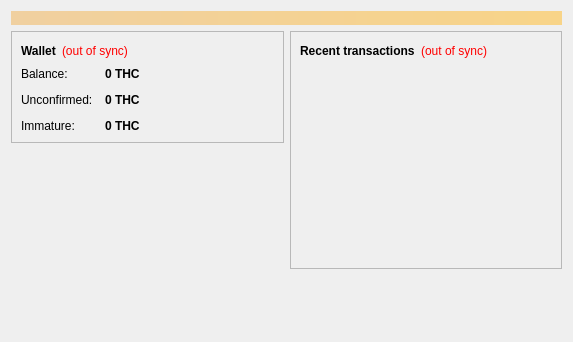
<?xml version="1.0" encoding="UTF-8"?>
<ui version="4.0">
 <class>OverviewPage</class>
 <widget class="QWidget" name="OverviewPage">
  <property name="geometry">
   <rect>
    <x>0</x>
    <y>0</y>
    <width>573</width>
    <height>342</height>
   </rect>
  </property>
  <property name="windowTitle">
   <string>Form</string>
  </property>
  <layout class="QVBoxLayout" name="topLayout">
   <item>
    <widget class="QLabel" name="labelAlerts">
     <property name="visible">
      <bool>false</bool>
     </property>
     <property name="styleSheet">
      <string notr="true">background-color: qlineargradient(x1: 0, y1: 0, x2: 1, y2: 0, stop:0 #F0D0A0, stop:1 #F8D488); color:#000000;</string>
     </property>
     <property name="wordWrap">
      <bool>true</bool>
     </property>
     <property name="margin">
      <number>3</number>
     </property>
    </widget>
   </item>
   <item>
    <layout class="QHBoxLayout" name="horizontalLayout" stretch="1,1">
     <item>
      <layout class="QVBoxLayout" name="verticalLayout_2">
       <item>
        <widget class="QFrame" name="frame">
         <property name="frameShape">
          <enum>QFrame::StyledPanel</enum>
         </property>
         <property name="frameShadow">
          <enum>QFrame::Raised</enum>
         </property>
         <layout class="QVBoxLayout" name="verticalLayout_4">
          <item>
           <layout class="QHBoxLayout" name="horizontalLayout_4">
            <item>
             <widget class="QLabel" name="label_5">
              <property name="font">
               <font>
                <weight>75</weight>
                <bold>true</bold>
               </font>
              </property>
              <property name="text">
               <string>Wallet</string>
              </property>
             </widget>
            </item>
            <item>
             <widget class="QLabel" name="labelWalletStatus">
              <property name="toolTip">
               <string>The displayed information may be out of date. Your wallet automatically synchronizes with the Tuhaocoin network after a connection is established, but this process has not completed yet.</string>
              </property>
              <property name="styleSheet">
               <string notr="true">QLabel { color: red; }</string>
              </property>
              <property name="text">
               <string notr="true">(out of sync)</string>
              </property>
              <property name="alignment">
               <set>Qt::AlignLeading|Qt::AlignLeft|Qt::AlignVCenter</set>
              </property>
             </widget>
            </item>
            <item>
             <spacer name="horizontalSpacer_2">
              <property name="orientation">
               <enum>Qt::Horizontal</enum>
              </property>
              <property name="sizeHint" stdset="0">
               <size>
                <width>40</width>
                <height>20</height>
               </size>
              </property>
             </spacer>
            </item>
           </layout>
          </item>
          <item>
           <layout class="QFormLayout" name="formLayout_2">
            <property name="fieldGrowthPolicy">
             <enum>QFormLayout::AllNonFixedFieldsGrow</enum>
            </property>
            <property name="horizontalSpacing">
             <number>12</number>
            </property>
            <property name="verticalSpacing">
             <number>12</number>
            </property>
            <item row="0" column="0">
             <widget class="QLabel" name="label">
              <property name="text">
               <string>Balance:</string>
              </property>
             </widget>
            </item>
            <item row="0" column="1">
             <widget class="QLabel" name="labelBalance">
              <property name="font">
               <font>
                <weight>75</weight>
                <bold>true</bold>
               </font>
              </property>
              <property name="cursor">
               <cursorShape>IBeamCursor</cursorShape>
              </property>
              <property name="toolTip">
               <string>Your current balance</string>
              </property>
              <property name="text">
               <string notr="true">0 THC</string>
              </property>
              <property name="textInteractionFlags">
               <set>Qt::LinksAccessibleByMouse|Qt::TextSelectableByKeyboard|Qt::TextSelectableByMouse</set>
              </property>
             </widget>
            </item>
            <item row="1" column="0">
             <widget class="QLabel" name="label_3">
              <property name="text">
               <string>Unconfirmed:</string>
              </property>
             </widget>
            </item>
            <item row="1" column="1">
             <widget class="QLabel" name="labelUnconfirmed">
              <property name="font">
               <font>
                <weight>75</weight>
                <bold>true</bold>
               </font>
              </property>
              <property name="cursor">
               <cursorShape>IBeamCursor</cursorShape>
              </property>
              <property name="toolTip">
               <string>Total of transactions that have yet to be confirmed, and do not yet count toward the current balance</string>
              </property>
              <property name="text">
               <string notr="true">0 THC</string>
              </property>
              <property name="textInteractionFlags">
               <set>Qt::LinksAccessibleByMouse|Qt::TextSelectableByKeyboard|Qt::TextSelectableByMouse</set>
              </property>
             </widget>
            </item>
            <item row="2" column="0">
             <widget class="QLabel" name="labelImmatureText">
              <property name="text">
               <string>Immature:</string>
              </property>
             </widget>
            </item>
            <item row="2" column="1">
             <widget class="QLabel" name="labelImmature">
              <property name="font">
               <font>
                <weight>75</weight>
                <bold>true</bold>
               </font>
              </property>
              <property name="toolTip">
               <string>Mined balance that has not yet matured</string>
              </property>
              <property name="text">
               <string notr="true">0 THC</string>
              </property>
              <property name="textInteractionFlags">
               <set>Qt::LinksAccessibleByMouse|Qt::TextSelectableByKeyboard|Qt::TextSelectableByMouse</set>
              </property>
             </widget>
            </item>
           </layout>
          </item>
         </layout>
        </widget>
       </item>
       <item>
        <spacer name="verticalSpacer">
         <property name="orientation">
          <enum>Qt::Vertical</enum>
         </property>
         <property name="sizeHint" stdset="0">
          <size>
           <width>20</width>
           <height>40</height>
          </size>
         </property>
        </spacer>
       </item>
      </layout>
     </item>
     <item>
      <layout class="QVBoxLayout" name="verticalLayout_3">
       <item>
        <widget class="QFrame" name="frame_2">
         <property name="frameShape">
          <enum>QFrame::StyledPanel</enum>
         </property>
         <property name="frameShadow">
          <enum>QFrame::Raised</enum>
         </property>
         <layout class="QVBoxLayout" name="verticalLayout">
          <item>
           <layout class="QHBoxLayout" name="horizontalLayout_2">
            <item>
             <widget class="QLabel" name="label_4">
              <property name="text">
               <string>&lt;b&gt;Recent transactions&lt;/b&gt;</string>
              </property>
             </widget>
            </item>
            <item>
             <widget class="QLabel" name="labelTransactionsStatus">
              <property name="toolTip">
               <string>The displayed information may be out of date. Your wallet automatically synchronizes with the Tuhaocoin network after a connection is established, but this process has not completed yet.</string>
              </property>
              <property name="styleSheet">
               <string notr="true">QLabel { color: red; }</string>
              </property>
              <property name="text">
               <string notr="true">(out of sync)</string>
              </property>
              <property name="alignment">
               <set>Qt::AlignRight|Qt::AlignTrailing|Qt::AlignVCenter</set>
              </property>
             </widget>
            </item>
            <item>
             <spacer name="horizontalSpacer">
              <property name="orientation">
               <enum>Qt::Horizontal</enum>
              </property>
              <property name="sizeHint" stdset="0">
               <size>
                <width>40</width>
                <height>20</height>
               </size>
              </property>
             </spacer>
            </item>
           </layout>
          </item>
          <item>
           <widget class="QListView" name="listTransactions">
            <property name="styleSheet">
             <string notr="true">QListView { background: transparent; }</string>
            </property>
            <property name="frameShape">
             <enum>QFrame::NoFrame</enum>
            </property>
            <property name="verticalScrollBarPolicy">
             <enum>Qt::ScrollBarAlwaysOff</enum>
            </property>
            <property name="horizontalScrollBarPolicy">
             <enum>Qt::ScrollBarAlwaysOff</enum>
            </property>
            <property name="selectionMode">
             <enum>QAbstractItemView::NoSelection</enum>
            </property>
           </widget>
          </item>
         </layout>
        </widget>
       </item>
       <item>
        <spacer name="verticalSpacer_2">
         <property name="orientation">
          <enum>Qt::Vertical</enum>
         </property>
         <property name="sizeHint" stdset="0">
          <size>
           <width>20</width>
           <height>40</height>
          </size>
         </property>
        </spacer>
       </item>
      </layout>
     </item>
    </layout>
   </item>
  </layout>
 </widget>
 <resources/>
 <connections/>
</ui>
